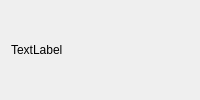
<?xml version="1.0" encoding="UTF-8"?>
<ui version="4.0">
 <class>Form</class>
 <widget class="QWidget" name="Form">
  <property name="geometry">
   <rect>
    <x>0</x>
    <y>0</y>
    <width>0</width>
    <height>0</height>
   </rect>
  </property>
  <property name="windowTitle">
   <string>Form</string>
  </property>
  <layout class="QVBoxLayout" name="verticalLayout">
   <item>
    <widget class="QLabel" name="label">
     <property name="text">
      <string>TextLabel</string>
     </property>
    </widget>
   </item>
   <item>
    <layout class="QFormLayout" name="ormLayout"/>
   </item>
  </layout>
 </widget>
 <resources/>
 <connections/>
</ui>
